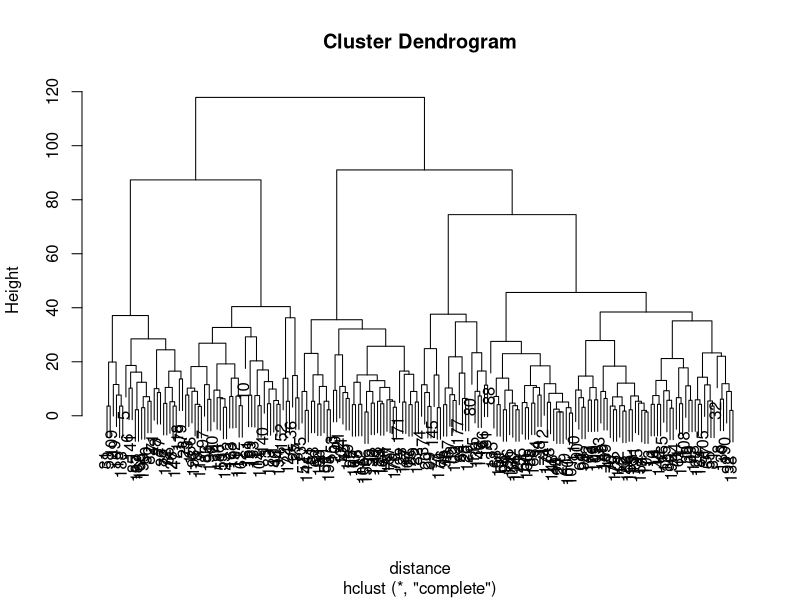
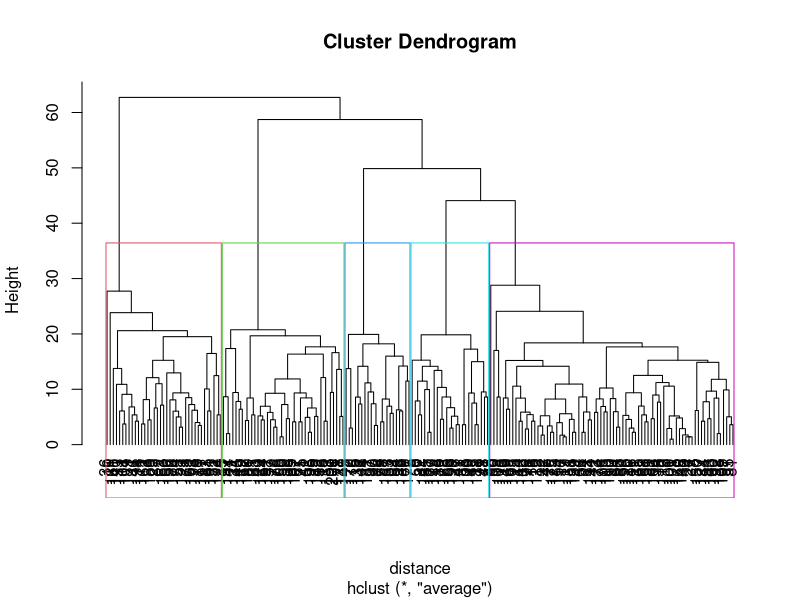

Reproduce these figures in R, in order.
# ==============================================================================
# Hierarchical Clustering
# ------------------------------------------------------------------------------
# Channel : https://www.youtube.com/c/ManusiaSetengahChiKuadrat
# Paket   : - (hanya base R)
# Data    : data/mall_customers.csv (data dummy, lihat data/generate_dummy_data.R)
# Catatan : Buka R-Studio-Tutorial.Rproj agar working directory = root repo.
# ==============================================================================

dataku <- read.csv("data/mall_customers.csv")
dataku <- dataku[, 3:5]
colnames(dataku) <- c("Age", "Income", "Spending")
head(dataku)

# Matriks jarak Euclidean
distance <- dist(dataku)

# Complete linkage
hc.c <- hclust(distance, method = "complete")
plot(hc.c)

# Average linkage
hc.a <- hclust(distance, method = "average")
plot(hc.a, hang = -1)
rect.hclust(hc.a, k = 5, border = 2:6)

# Potong dendrogram menjadi 5 cluster dan hitung rata-rata tiap cluster
member.c <- cutree(hc.c, 5)
member.a <- cutree(hc.a, 5)
aggregate(dataku, list(cluster = member.c), mean)
aggregate(dataku, list(cluster = member.a), mean)

# Bandingkan keanggotaan cluster kedua metode
table(complete = member.c, average = member.a)
